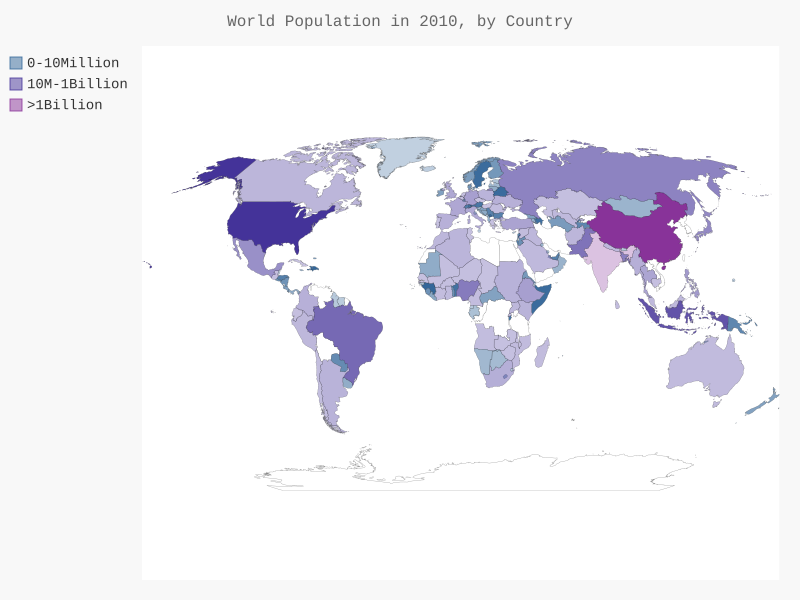

Generate this figure with Python:
#根据json文件绘制世界地图反映2010年每个国家的人口数量

from pygal_maps_world.maps import World #世界地图模块
import json
import pygal
from pygal.style import RotateStyle    #设定pygal样式（如基色）模块
from country_codes import get_country_code   #获取国别码
from pygal.style import LightColorizedStyle  #加亮颜色

#加载数据
with open("population_data.json") as f:
    pop_data=json.load(f)  #pop_data中的每个单元是含4键的字典

#创建一个字典，键是两位国别码，值是相应人口
cc_populations={}
for pop_dict in pop_data:
    #只取2010年的数据
    if pop_dict["Year"]=="2010":
        country=pop_dict["Country Name"]
        code=get_country_code(country)
        if code:
            population=int(float(pop_dict["Value"]))      #数值转换
            cc_populations[code]=population


#依据人口数量将cc_population拆分成三个字典
cc_pops_1, cc_pops_2, cc_pops_3={}, {}, {}
for cc, pop in cc_populations.items():
    if pop<10000000:
        cc_pops_1[cc]=pop
    elif pop<1000000000:
        cc_pops_2[cc]=pop
    else:
        cc_pops_3[cc]=pop
"""
仅导入RotateStyle可以指定颜色，比如如下指定淡蓝色基色，但是颜色太暗
wm_style = RotateStyle('#336699')    

仅导入LightColorizedStyle可以加亮颜色，但是无法指定颜色
wm_style = LightColorizedStyle
"""
#为此利用 RotateStyle和LightColorizedStyle
wm_style = RotateStyle('#336699', base_style=LightColorizedStyle)
wm=World(style=wm_style)
wm.title="World Population in 2010, by Country"
wm.add("0-10Million",cc_pops_1)
wm.add("10M-1Billion",cc_pops_2)
wm.add(">1Billion",cc_pops_3)
wm.render_to_file("world_perfect_population.svg")
